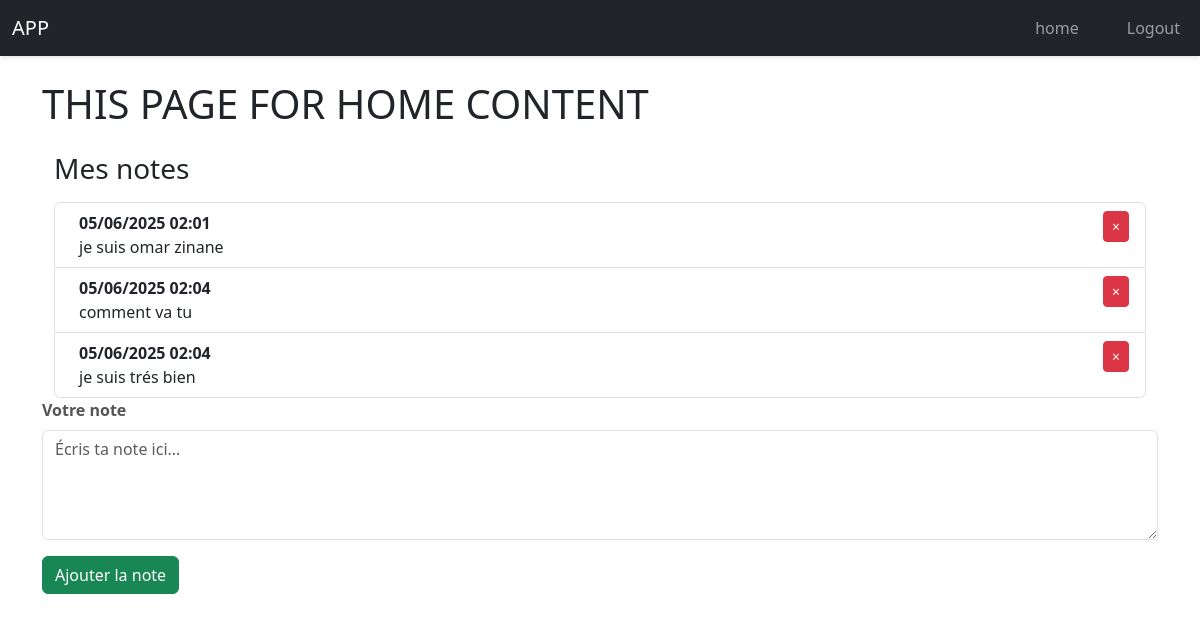
/ (signed in), run on an earlier commit of the app's database.
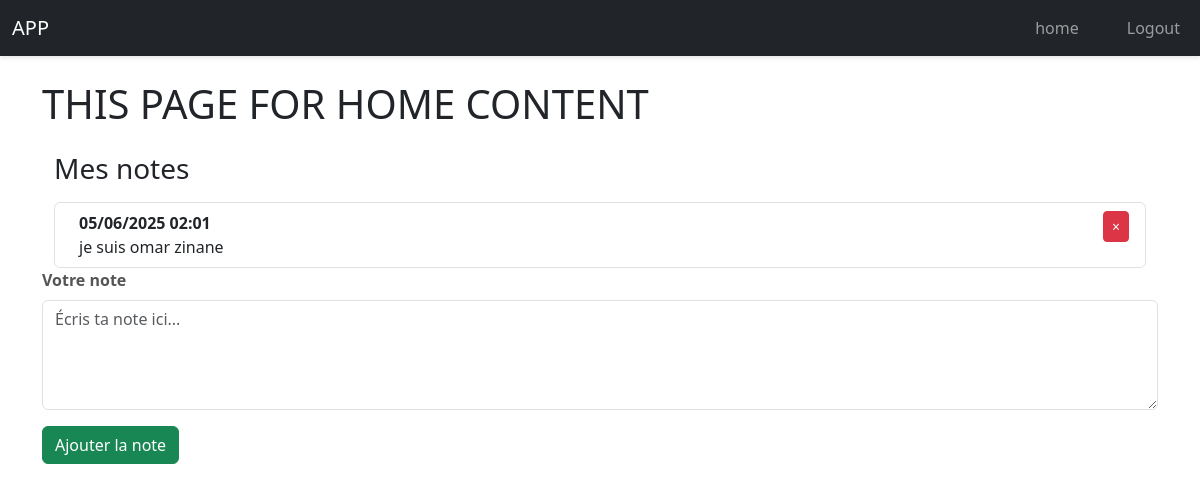
And on a later commit of the database.
### website/models.py (models this page shows)
class Note(db.Model):
    id = db.Column(db.Integer, primary_key=True)
    data = db.Column(db.String(10000))
    date = db.Column(db.DateTime(timezone=True), default = func.now())
    user_id = db.Column(db.Integer, db.ForeignKey('user.id'), nullable=False)

### website/views.py (the view, shortened to what this page needs)
@views.route('/', methods=['GET','POST'])
@login_required
def home():
    return render_template('home.html', user= current_user)

### main.py (called while the page is built)
@login_manager.user_loader
def load_user(id):
    user = User.query.get(int(id))
    print(f'Chargement de l\'utilisateur : {user}')
    return user

### website/templates/home.html
{%extends "base.html"%} {% block title %} Changed {% endblock %} {% block
content %}
<h1>THIS PAGE FOR HOME CONTENT</h1>
<div class="container mt-4">
  <h3 class="mb-3">Mes notes</h3>
  <ul class="list-group">
    {% for note in user.notes %}
    <li
      class="list-group-item d-flex justify-content-between align-items-start"
    >
      <div class="ms-2 me-auto">
        <div class="fw-bold">{{ note.date.strftime('%d/%m/%Y %H:%M') }}</div>
        {{ note.data }}
      </div>
      <form
        method="POST"
         action="{{ url_for('views.delete_note', note_id=note.id) }}"
      >
        <button type="submit" class="btn btn-sm btn-danger">
          <span aria-hidden="true">&times;</span>
        </button>
      </form>
    </li>
    {% else %}
    <li class="list-group-item">Aucune note pour l’instant.</li>
    {% endfor %}
  </ul>
</div>
<form method="POST">
  <div class="mb-3">
    <label for="note" class="form-label">Votre note</label>
    <textarea
      class="form-control"
      id="note"
      name="note"
      rows="4"
      placeholder="Écris ta note ici..."
      required
    ></textarea>
  </div>
  <button type="submit" class="btn btn-success">Ajouter la note</button>
</form>
{% endblock %}

### website/templates/base.html (shortened to what this page needs)
<!DOCTYPE html>
<html lang="en">
  <head>
    <link
      rel="stylesheet"
      href="{{ url_for('static', filename='css/style.css') }}"
    />
    <link
      href="https://cdn.jsdelivr.net/npm/bootstrap@5.3.3/dist/css/bootstrap.min.css"
      rel="stylesheet"
    />
  </head>
  <body>
    <nav class="navbar navbar-expand-lg navbar-dark bg-dark">
      <div class="container-fluid">
        <a class="navbar-brand" href="#">APP</a>
        <div class="collapse navbar-collapse" id="navbarNav">
          <ul class="navbar-nav ms-auto">
            {% if user.is_authenticated %}
            <li class="nav-item">
              <a class="nav-link" href="/">home</a>
            </li>
            <li class="nav-item">
              <a class="nav-link" href="/logout">Logout</a>
            </li>
            {% endif %}
          </ul>
        </div>
      </div>
    </nav>
    <div class="container mt-4">{% block content %}{% endblock %}</div>
  </body>
</html>

### website/static/css/style.css (style rules this page uses)
body { font-family: 'Segoe UI', Tahoma, Geneva, Verdana, sans-serif; background: #f5f5f5; margin: 0; padding: 0; }
.navbar { background-color: #2c3e50; padding: 1rem 2rem; box-shadow: 0 2px 4px rgba(0,0,0,0.1); display: flex; justify-content: space-between; align-items: center; flex-direction: row; }
.navbar-nav { list-style: none; display: flex; gap: 2rem; margin: 0; padding: 0; }
h1 { margin-top: 40px; color: #333; }
label { margin-bottom: 5px; font-weight: bold; color: #555; }

What changed in the data, as far as the page shows it:
removed Note: date "05/06/2025 02:04", data "comment va tu"
removed Note: date "05/06/2025 02:04", data "je suis trés bien"
